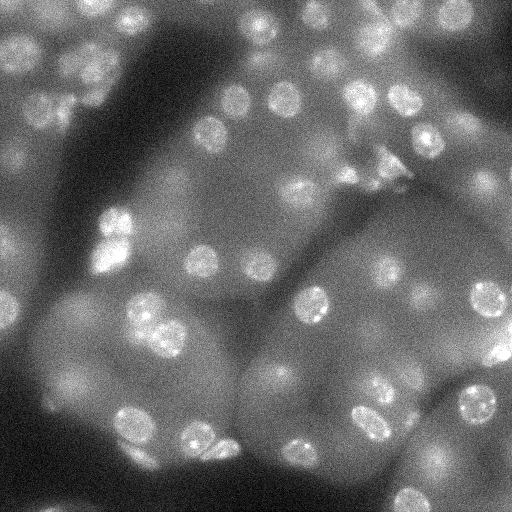
#> input picture images/nuclei/original.tif, 512 x 512 px
$ jupyter execute 'Image Segmentation using ML - Full Workflow with Random Forest.ipynb'   (older library calls are emulated)
#> lines starting #> are read from the running program, lines starting #| are printed output that depends on the picture; after the words box and inside, x2 and y2 are one past the last pixel; in counts of white or black regions, pixels touching at a corner belong together; long printed decimals are rounded
# Image segmentation using Machine Learning
## Full workflow with Random Forest

[cell 1]
import numpy as np
import cv2
import pandas as pd
import matplotlib.pyplot as plt

### Step 1: Get an example image and its labeled counterpart (ground truth)

We need to use a labeled image as ground truth. We can produce such a image by painting the relevant regions using Fiji, or other segmentation algorithms to automate the process (easier if you have only two classes).

[cell 2]
# import the images, both original and ground truth.
img = cv2.imread('images/nuclei/original.tif')
#> img is the input picture: shape (512, 512, 3); min 0, max 255, mean 106.3
img_grayscale = cv2.cvtColor(img, cv2.COLOR_BGR2GRAY)
labeled_img = cv2.imread('images/nuclei/label.tif')
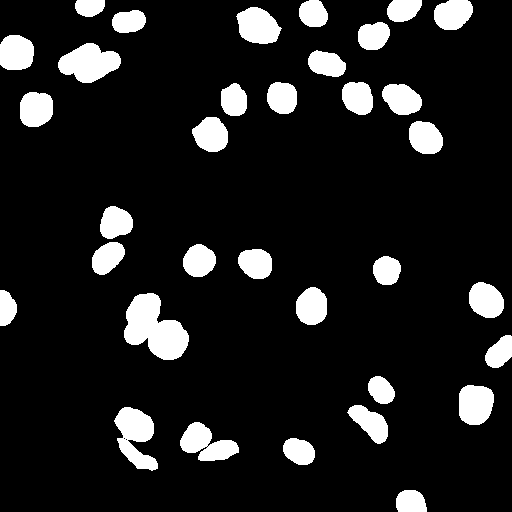
#> input picture images/nuclei/label.tif, 512 x 512 px
#> labeled_img is the input picture: shape (512, 512, 3); 11.9% white; 34 white regions, largest, box (x1, y1, x2, y2) and area: (124, 293, 189, 360) 2668, (58, 43, 121, 83) 1649, (114, 407, 158, 471) 1628
labeled_img_grayscale = cv2.cvtColor(labeled_img, cv2.COLOR_BGR2GRAY)

fig = plt.figure(figsize=(20,10))
fig.add_subplot(1,2,1)
plt.imshow(img_grayscale, cmap='gray')
plt.title('Original')

fig.add_subplot(1,2,2)
plt.imshow(labeled_img_grayscale, cmap='brg')
plt.title('Labeled Image')

print('Shapes: Original -->',img_grayscale.shape, ' Labeled --> ', labeled_img_grayscale.shape)
#| Shapes: Original --> (512, 512)  Labeled -->  (512, 512)
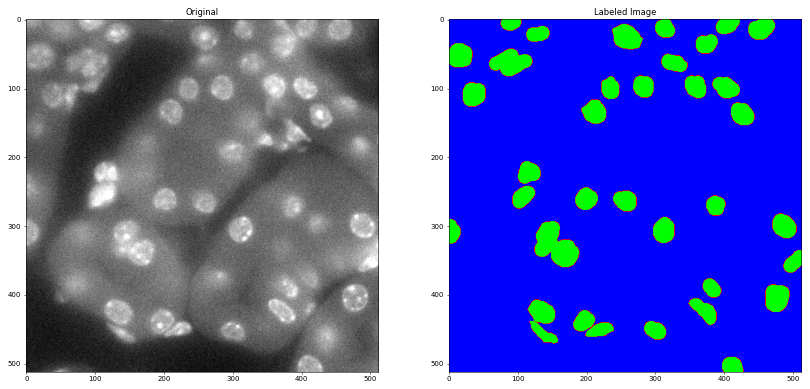
#> figure drawn by matplotlib, 2 panels

### Step 2: Create feature bank

A feature bank is just a DataFrame containing the values of the pixels from the original image as a column along with many filtered versions of the image as sepaarte columns. The last column will be the label.

#### Create the DataFrame and fill it with mutiple filters features

[cell 3]
df = pd.DataFrame()
img_col = img_grayscale.reshape(-1)

#### ORIGINAL PIXELS

[cell 4]
df['Original_pixels'] = img_col

#### GABOR FEATURES

[cell 5]
#parameters (allow to generate a large set of features)

ksize = 5 #depends on the feature size you want to enhance | Hardcoded here.
phi = 0 #offset | Hardcoded here

gabor_index = 0
gabor_kernels = []

for theta in range(2):
    theta = theta /4. * np.pi
    for sigma in (3,5):
        for lambd in np.arange(0, np.pi, np.pi /4.):
            for gamma in (0.05, 0.5):
                kernel = cv2.getGaborKernel((ksize, ksize), sigma, theta, lambd, gamma, phi, ktype=cv2.CV_32F)
                gabor_kernels.append(kernel)
                filtered_img = cv2.filter2D(img_grayscale, cv2.CV_8UC3, kernel)
                filtered_img_col = filtered_img.reshape(-1)
                df[f'Gabor_{gabor_index}'] = filtered_img_col
                gabor_index += 1
#> after the loop, gabor_index = 32; gabor_kernels = 32 items

#### CANNY FEATURES (edge detector)

[cell 6]
canny_min = np.arange(50,200,20)
canny_max = np.arange(50,200,20)

for min in canny_min:
    for max in canny_max:
        img_edges = cv2.Canny(img_grayscale, min, max)
        img_edges_col = img_edges.reshape(-1)
        df[f'Canny_{min}_{max}'] = img_edges_col

#### ROBERTS, SOBEL, SCHARR, PREWITT FEATURES

[cell 7]
from skimage.filters import roberts, sobel, scharr, prewitt

img_roberts = roberts(img_grayscale)
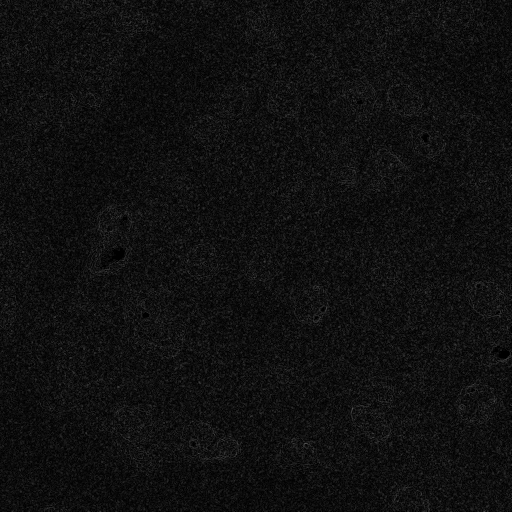
#> img_roberts: shape (512, 512) float64; min 0, max 0.333, mean 0.0626
df['Roberts'] = img_roberts.reshape(-1)

img_sobel = sobel(img_grayscale)
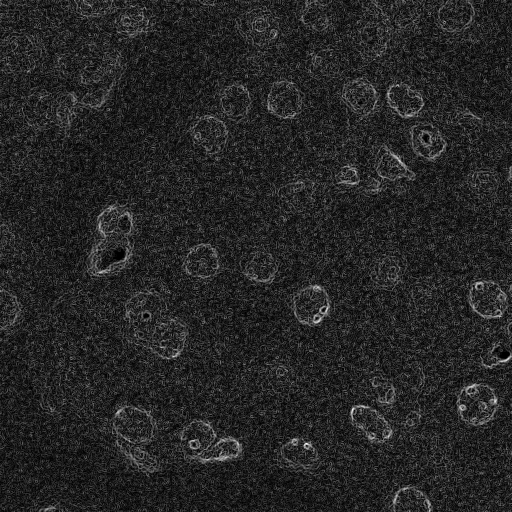
#> img_sobel: shape (512, 512) float64; min 0, max 0.283, mean 0.0418; drawn with min black and max white
df['Sobel'] = img_sobel.reshape(-1)

img_scharr = scharr(img_grayscale)
df['Scharr'] = img_scharr.reshape(-1)

img_prewitt = prewitt(img_grayscale)
df['Prewitt'] = img_prewitt.reshape(-1)

#### GAUSSIAN

[cell 8]
from scipy import ndimage as nd

for gauss_sigma in np.arange(1,20,2):
    gaussian_img = nd.gaussian_filter(img_grayscale, gauss_sigma)
    df[f'Gaussian_{gauss_sigma}'] = gaussian_img.reshape(-1)

#### VARIANCE (SLOW !)

[cell 9]
#for variance_size in np.arange(1,5,1):
#    variance_img = nd.generic_filter(img_grayscale, np.var, size=variance_size)
#    df[f'Variance_{variance_size}'] = variance_img.reshape(-1)

#### MEDIAN

[cell 10]
for median_size in np.arange(1,10,2):
    median_img = nd.median_filter(img_grayscale, size=median_size)
    df[f'Median_{median_size}'] = median_img.reshape(-1)

#### Print the feature stack to see how it looks like

[cell 11]
df.head(10)
#> Out = table of 10 rows and 116 columns

#### Add labels

[cell 12]
df['Labels'] = labeled_img_grayscale.reshape(-1)
df.head(10)
#> Out = table of 10 rows and 117 columns

### Step 3: Create the model and validate it

#### We need to split the dataset into test and training sets

The **independant** variable is `Labels`, and usually noted **X**. Everything else is **a dependant variable**, noted **Y** such as in *Y=f(X)*, where *f* is the model.

[cell 13]
Y = df['Labels'].values
X = df.drop(labels = 'Labels', axis=1)#keepe everythin but the column 'Labels'
#> X = table of 262144 rows and 116 columns

#Split the data in test and train sets
from sklearn.model_selection import train_test_split

X_train, X_test, Y_train, Y_test = train_test_split(X,Y, test_size=0.4, random_state=20) #60% train data, 40% test
#> X_train = table of 157286 rows and 116 columns; X_test = table of 104858 rows and 116 columns

#### Implement the model and fit it

This is the actual machine learning part.

[cell 14]
from sklearn.ensemble import RandomForestClassifier
model = RandomForestClassifier(n_estimators=10, random_state=42) #see doc for explanations

model.fit(X_train, Y_train);

#### Do a prediction from the test data and calculate the accuracy of the model

[cell 15]
prediction_test = model.predict(X_test)

from sklearn import metrics
print('Accuracy = ', metrics.accuracy_score(Y_test, prediction_test)) #compare predicitons with test data
#| Accuracy =  0.9426

### Step 4: Find which features are relevant

We use `model.feature_importances` to check what feature contributes the most to the prediction

[cell 16]
# There's a built-in function to get the feature importances:
# importances = list(model.feature_importances_)

#Make it pretty using features list as column indexes
features_list = list(X.columns) # create a list of features from the independant variables
#> features_list = 116 items, first 6: 'Original_pixels', 'Gabor_0', 'Gabor_1', 'Gabor_2', 'Gabor_3', 'Gabor_4'

feature_importances = pd.Series(model.feature_importances_, index=features_list).sort_values(ascending=False)
print('Feature importances (contribution in percent): \n')
print(feature_importances.head(20))
#> (printed output is left out)

From these values, we could now restrict the feature creation to only the **top 10 features listed** to save computer time.

### Step 5: Save the model as pickle and reuse it

If we are satisfied with the model, we can save it in the *pickle* format.

[cell 17]
import pickle

filename = 'model_random_forest_01'
pickle.dump(model, open(filename, 'wb')) #save it in write mode (w) and in binary (b)

#### Reusing the model and show comparison with the ground truth image

[cell 18]
loaded_model = pickle.load(open(filename, 'rb')) #opens a file in read (r) binary (b) mode

new_prediction = loaded_model.predict(X)

[cell 19]
segmented_img = new_prediction.reshape((img_grayscale.shape))
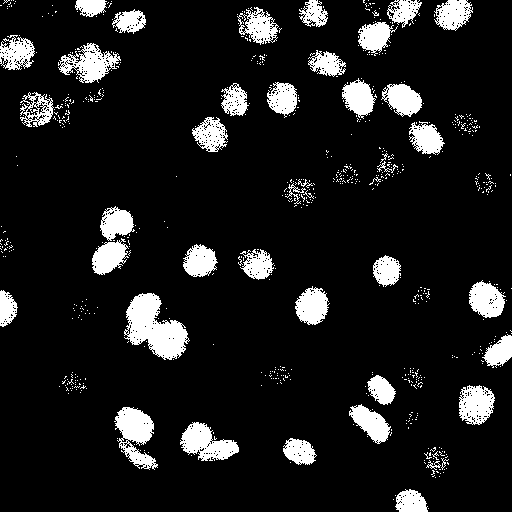
#> segmented_img: shape (512, 512); 11.1% white; 676 white regions (634 under 20 px), largest, box (x1, y1, x2, y2) and area: (124, 293, 190, 360) 2450, (114, 407, 158, 470) 1478, (180, 422, 239, 461) 1290

fig = plt.figure(figsize=(21,7))
fig.add_subplot(1,3,1)
plt.imshow(img_grayscale, cmap='gray')
plt.title('Original')

fig.add_subplot(1,3,2)
plt.imshow(labeled_img_grayscale, cmap='brg')
plt.title('Labeled Image')

fig.add_subplot(1,3,3)
plt.imshow(segmented_img, cmap='brg')
plt.title('Segmented Image with ML');

### Step 6: Use the model for batch segmentation

#### Define a function to automate feature extraction

[cell 20]
def feature_extraction(input_img):
    df = pd.DataFrame()
    df['Original_pixels'] = input_img.reshape(-1)

    ### Gabor
    ksize = 5
    phi = 0
    gabor_index = 0
    gabor_kernels = []

    for theta in range(2):
        theta = theta /4. * np.pi
        for sigma in (3,5):
            for lambd in np.arange(0, np.pi, np.pi /4.):
                for gamma in (0.05, 0.5):
                    kernel = cv2.getGaborKernel((ksize, ksize), sigma, theta, lambd, gamma, phi, ktype=cv2.CV_32F)
                    gabor_kernels.append(kernel)
                    filtered_input_img = cv2.filter2D(input_img, cv2.CV_8UC3, kernel)
                    filtered_input_img_col = filtered_input_img.reshape(-1)
                    df[f'Gabor_{gabor_index}'] = filtered_input_img_col
                    gabor_index += 1

    ###Canny
    canny_min = np.arange(50,200,20)
    canny_max = np.arange(50,200,20)
    for min in canny_min:
        for max in canny_max:
            img_edges = cv2.Canny(input_img, min, max)
            img_edges_col = img_edges.reshape(-1)
            df[f'Canny_{min}_{max}'] = img_edges_col

    ###Various
    img_roberts = roberts(input_img)
    df['Roberts'] = img_roberts.reshape(-1)

    img_sobel = sobel(input_img)
    df['Sobel'] = img_sobel.reshape(-1)

    img_scharr = scharr(input_img)
    df['Scharr'] = img_scharr.reshape(-1)

    img_prewitt = prewitt(input_img)
    df['Prewitt'] = img_prewitt.reshape(-1)

    ###Gaussian
    for gauss_sigma in np.arange(1,20,2):
        gaussian_img = nd.gaussian_filter(input_img, gauss_sigma)
        df[f'Gaussian_{gauss_sigma}'] = gaussian_img.reshape(-1)

    ###Variance
    #for variance_size in np.arange(1,5,1):
    #    variance_img = nd.generic_filter(img_grayscale, np.var, size=variance_size)
    #    df[f'Variance_{variance_size}'] = variance_img.reshape(-1)

    ###Median
    for median_size in np.arange(1,10,2):
        median_img = nd.median_filter(input_img, size=median_size)
        df[f'Median_{median_size}'] = median_img.reshape(-1)

    return df

#### Batch process the folder

[cell 21]
import glob
import os

filename = 'model_random_forest_01'
loaded_model = pickle.load(open(filename, 'rb'))

path = 'images/nuclei/series/*.tif'
count=0

for file in glob.glob(path):
    image_name = 'RF_'+os.path.basename(file)

    current_img = cv2.imread(file)
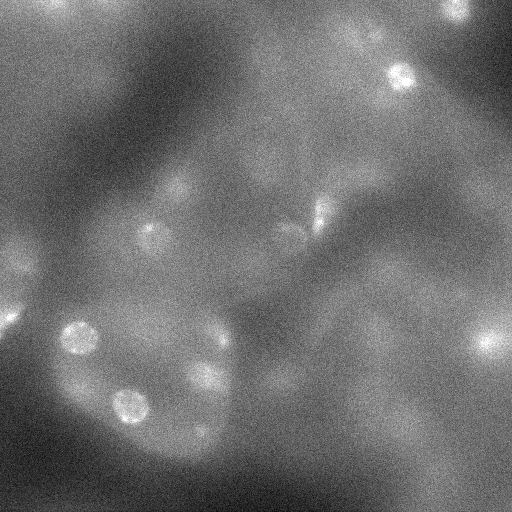
#> input picture images/nuclei/series/nuclei_000.tif, 512 x 512 px
#> current_img is the input picture: shape (512, 512, 3); min 0, max 255, mean 111.3
    current_img_gray = cv2.cvtColor(current_img, cv2.COLOR_BGR2GRAY)

    X = feature_extraction(current_img_gray)
#> after the loop in feature_extraction, `for theta in range(2):`: gabor_index = 32; gabor_kernels = 32 items
#> in feature_extraction, `img_roberts = roberts(input_img)`:
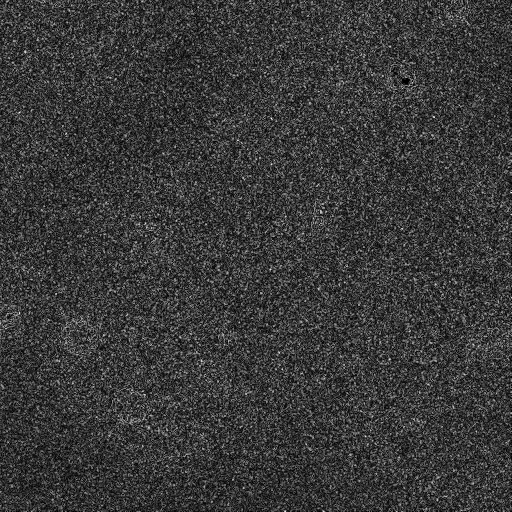
#> img_roberts: shape (512, 512) float64; min 0, max 0.275, mean 0.062; drawn with min black and max white
#> in feature_extraction, `img_sobel = sobel(input_img)`:
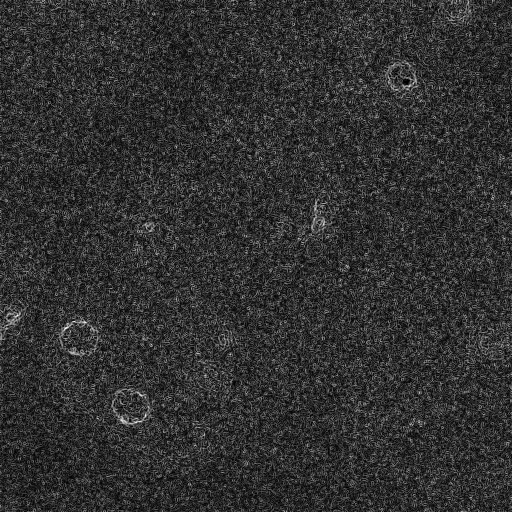
#> img_sobel: shape (512, 512) float64; min 0, max 0.2, mean 0.0387; drawn with min black and max white
    current_result = loaded_model.predict(X)
    current_segmented = current_result.reshape((current_img_gray.shape))
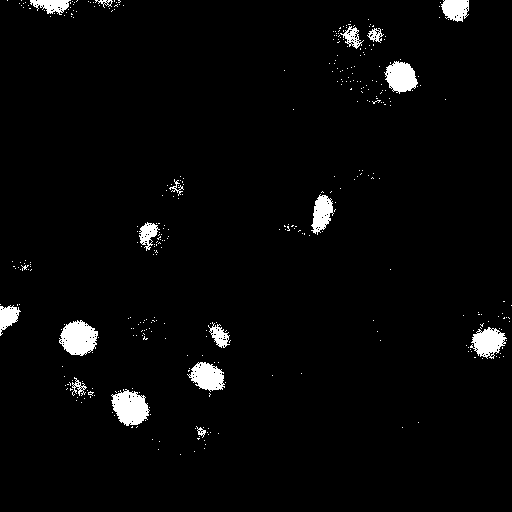
#> current_segmented: shape (512, 512); 2.9% white; 368 white regions (351 under 20 px), largest, box (x1, y1, x2, y2) and area: (59, 320, 98, 356) 978, (111, 389, 150, 426) 965, (384, 61, 418, 94) 750
    plt.imsave(f'images/nuclei/segmented/segmented_{image_name}', current_segmented, cmap='brg', format='tiff')
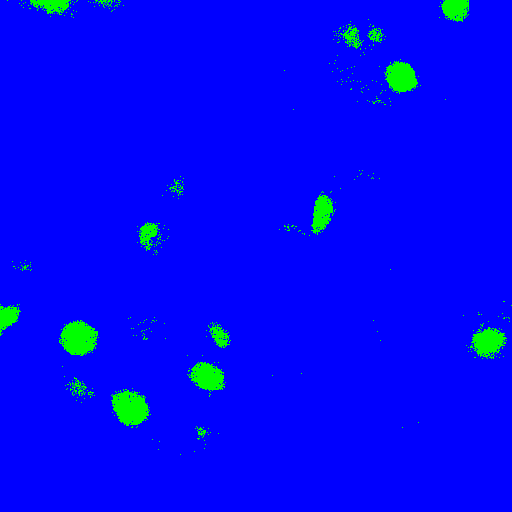
#> saved as segmented_RF_nuclei_000.tif: shape (512, 512, 3); mean R, G, B 0, 7.4, 247.6
#> pass 2 of the loop `for file in glob.glob(path):`:
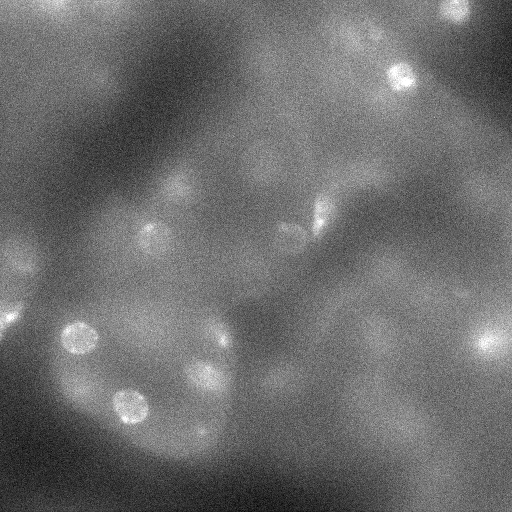
#> input picture images/nuclei/series/nuclei_001.tif, 512 x 512 px
#> current_img is the input picture: shape (512, 512, 3); min 2, max 255, mean 108.9
#> `current_segmented = current_result.reshape((current_img_gray.shape))`:
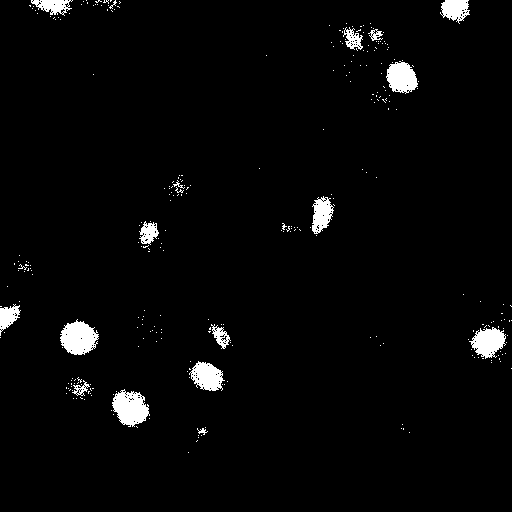
#> current_segmented: shape (512, 512); 2.8% white; 299 white regions (282 under 20 px), largest, box (x1, y1, x2, y2) and area: (60, 319, 99, 355) 953, (112, 389, 150, 427) 939, (386, 61, 418, 94) 739
#> `plt.imsave(f'images/nuclei/segmented/segmented_{image_name}', current_..`:
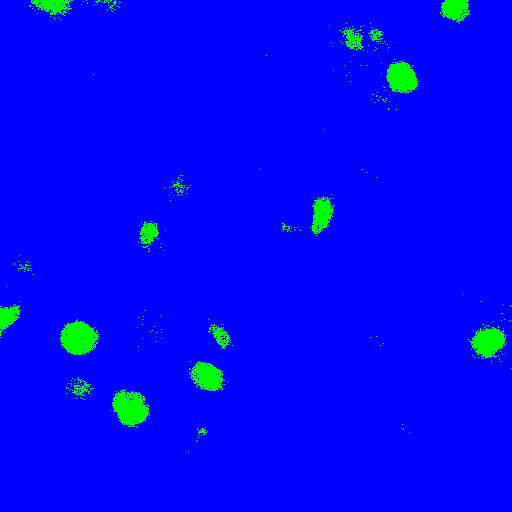
#> saved as segmented_RF_nuclei_001.tif: shape (512, 512, 3); mean R, G, B 0, 7.1, 247.9
#> pass 3 of the loop `for file in glob.glob(path):`:
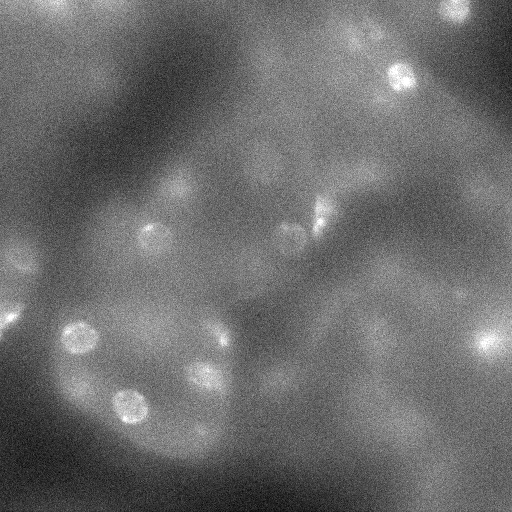
#> input picture images/nuclei/series/nuclei_002.tif, 512 x 512 px
#> current_img is the input picture: shape (512, 512, 3); min 0, max 255, mean 108.1
#> after the loop in feature_extraction (call 3), `for theta in range(2):`: gabor_index = 32
#> in feature_extraction (call 3), `img_sobel = sobel(input_img)`:
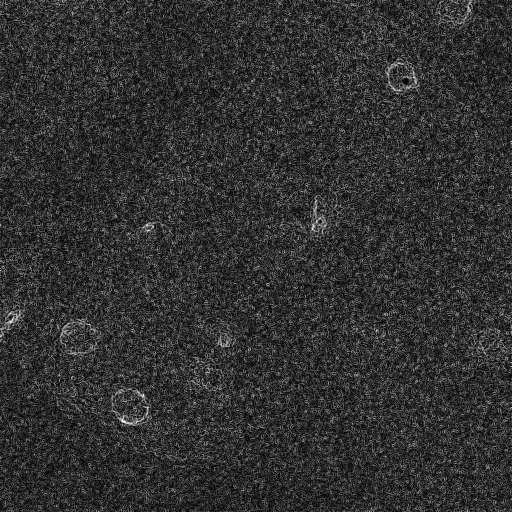
#> img_sobel: shape (512, 512) float64; min 0, max 0.199, mean 0.0386; drawn with min black and max white
